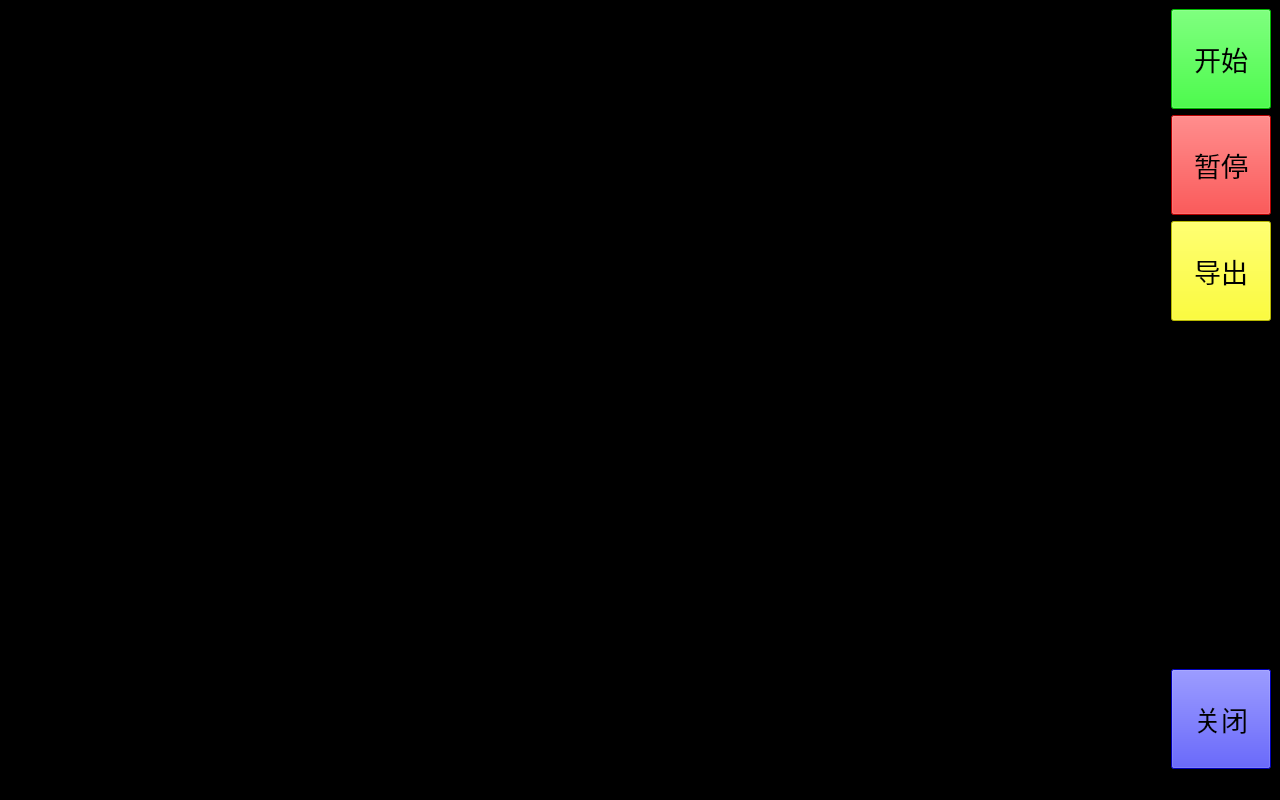
<?xml version="1.0" encoding="UTF-8"?>
<ui version="4.0">
 <class>MainWindow</class>
 <widget class="QMainWindow" name="MainWindow">
  <property name="geometry">
   <rect>
    <x>0</x>
    <y>0</y>
    <width>1280</width>
    <height>800</height>
   </rect>
  </property>
  <property name="windowTitle">
   <string>ASSK</string>
  </property>
  <property name="styleSheet">
   <string notr="true">background:rgb(0, 0, 0)</string>
  </property>
  <widget class="QWidget" name="centralwidget">
   <layout class="QHBoxLayout" name="horizontalLayout">
    <item>
     <widget class="QWidget" name="widget" native="true">
      <property name="sizePolicy">
       <sizepolicy hsizetype="Expanding" vsizetype="Expanding">
        <horstretch>0</horstretch>
        <verstretch>0</verstretch>
       </sizepolicy>
      </property>
      <property name="autoFillBackground">
       <bool>false</bool>
      </property>
     </widget>
    </item>
    <item>
     <layout class="QVBoxLayout" name="verticalLayout">
      <item>
       <widget class="QPushButton" name="btnStart">
        <property name="minimumSize">
         <size>
          <width>100</width>
          <height>100</height>
         </size>
        </property>
        <property name="maximumSize">
         <size>
          <width>100</width>
          <height>100</height>
         </size>
        </property>
        <property name="font">
         <font>
          <pointsize>20</pointsize>
         </font>
        </property>
        <property name="autoFillBackground">
         <bool>false</bool>
        </property>
        <property name="styleSheet">
         <string notr="true">background:rgb(0, 255, 0);</string>
        </property>
        <property name="text">
         <string>开始</string>
        </property>
       </widget>
      </item>
      <item>
       <widget class="QPushButton" name="btnStop">
        <property name="minimumSize">
         <size>
          <width>100</width>
          <height>100</height>
         </size>
        </property>
        <property name="maximumSize">
         <size>
          <width>100</width>
          <height>100</height>
         </size>
        </property>
        <property name="font">
         <font>
          <pointsize>20</pointsize>
         </font>
        </property>
        <property name="styleSheet">
         <string notr="true">background:rgb(255, 0, 0)</string>
        </property>
        <property name="text">
         <string>暂停</string>
        </property>
       </widget>
      </item>
      <item>
       <widget class="QPushButton" name="btnExport">
        <property name="minimumSize">
         <size>
          <width>100</width>
          <height>100</height>
         </size>
        </property>
        <property name="maximumSize">
         <size>
          <width>100</width>
          <height>100</height>
         </size>
        </property>
        <property name="font">
         <font>
          <pointsize>20</pointsize>
         </font>
        </property>
        <property name="styleSheet">
         <string notr="true">background:rgb(255, 255, 0)</string>
        </property>
        <property name="text">
         <string>导出</string>
        </property>
       </widget>
      </item>
      <item>
       <spacer name="verticalSpacer">
        <property name="orientation">
         <enum>Qt::Vertical</enum>
        </property>
        <property name="sizeHint" stdset="0">
         <size>
          <width>20</width>
          <height>40</height>
         </size>
        </property>
       </spacer>
      </item>
      <item>
       <widget class="QPushButton" name="btnShutDown">
        <property name="minimumSize">
         <size>
          <width>100</width>
          <height>100</height>
         </size>
        </property>
        <property name="maximumSize">
         <size>
          <width>100</width>
          <height>100</height>
         </size>
        </property>
        <property name="font">
         <font>
          <pointsize>20</pointsize>
         </font>
        </property>
        <property name="styleSheet">
         <string notr="true">background:rgb(0, 0, 255)</string>
        </property>
        <property name="text">
         <string>关闭</string>
        </property>
       </widget>
      </item>
     </layout>
    </item>
   </layout>
  </widget>
  <widget class="QMenuBar" name="menubar">
   <property name="geometry">
    <rect>
     <x>0</x>
     <y>0</y>
     <width>1280</width>
     <height>23</height>
    </rect>
   </property>
  </widget>
  <widget class="QStatusBar" name="statusbar"/>
 </widget>
 <resources/>
 <connections/>
</ui>
